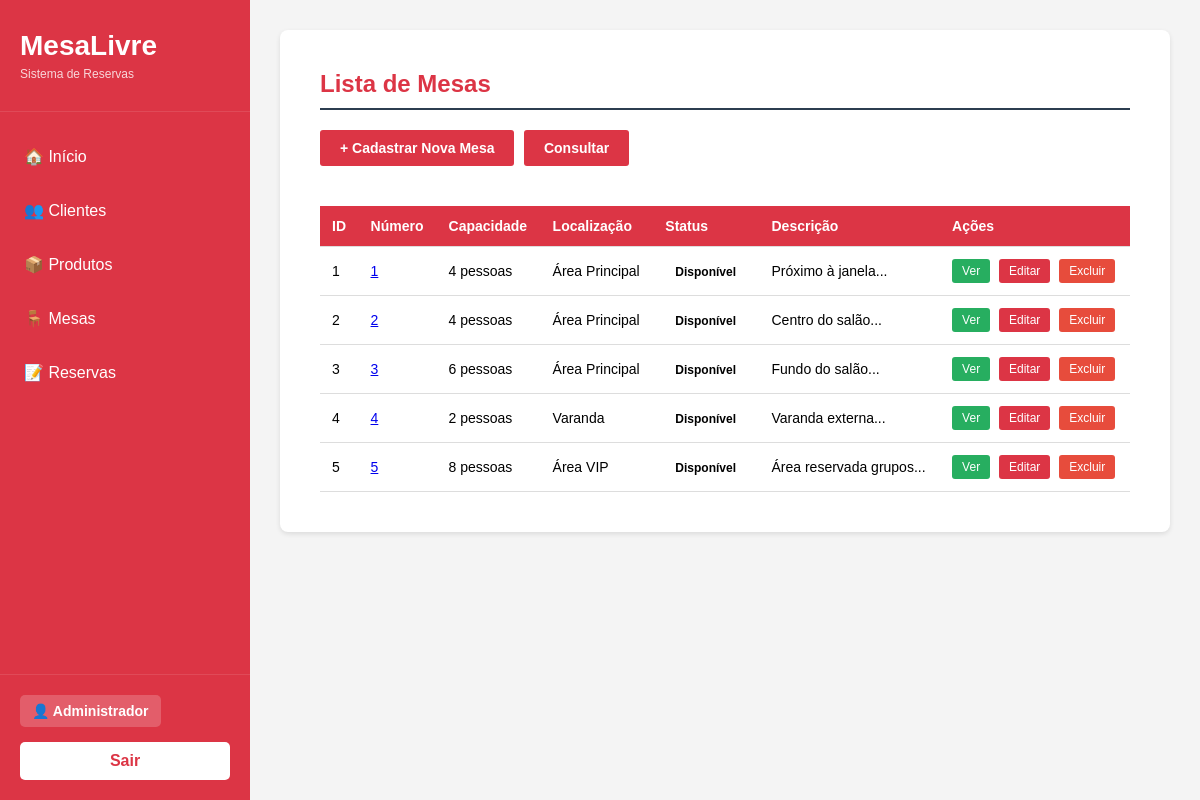
Before: /MesaLivre/mesa.php (signed in) with the older database file.
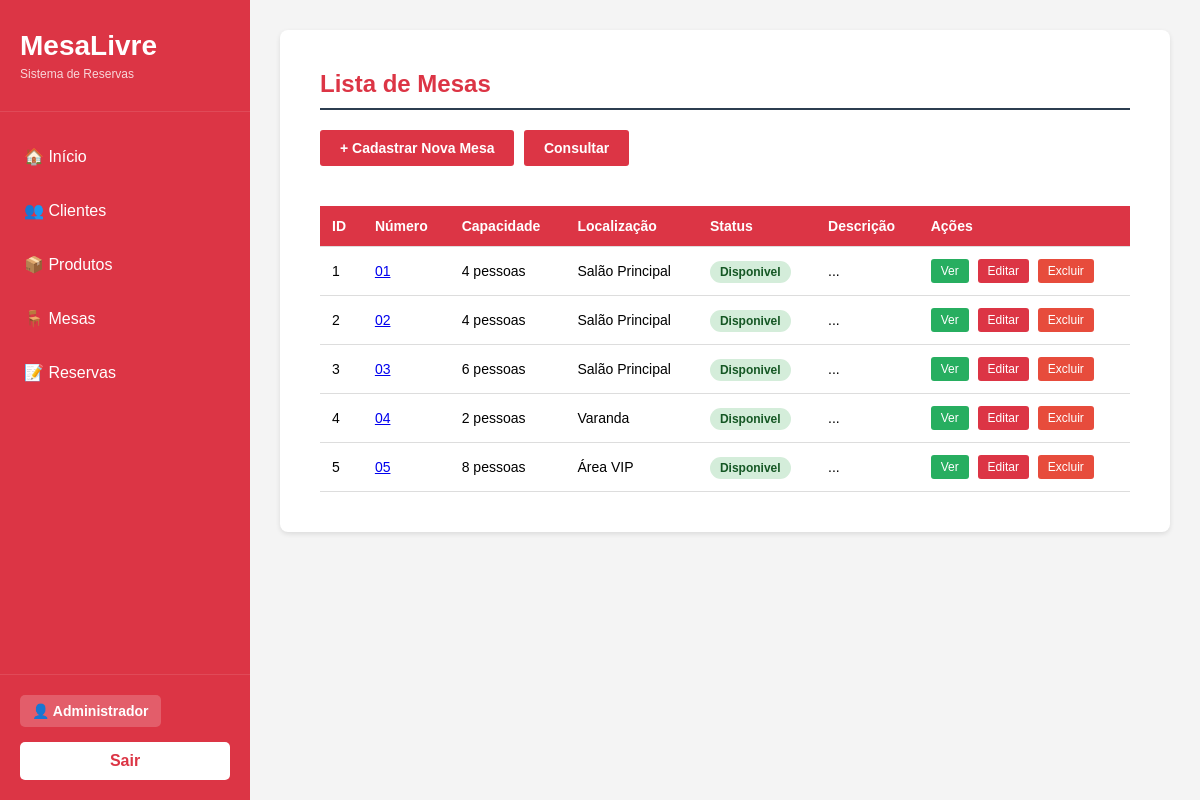
After: the same page with the newer database file.
### tables this page shows
CREATE TABLE mesas (

    id_mesa INT AUTO_INCREMENT PRIMARY KEY,

    numero VARCHAR(20) NOT NULL,

    capacidade INT NOT NULL,

    localizacao VARCHAR(60),

    status ENUM(
        'disponivel',
        'ocupada',
        'reservada',
        'limpeza',
        'manutencao'
    ) DEFAULT 'disponivel',

    descricao TEXT

);

### MesaLivre/controle/mesa/ListarMesa_class.php (called while the page is built)
<?php
	include_once("modelo/mesa/MesaDAO_class.php");
	class ListarMesa{
		public function __construct(){
			$dao = new MesaDAO();
			$lista = $dao->listar();
			include_once("visao/mesa/listaMesa.php");
		}
	}
?>

### MesaLivre/modelo/mesa/MesaDAO_class.php (called while the page is built, shortened)
<?php
include_once "ConnectionFactory_class.php";
class MesaDAO {
    public function listar(){
        try{
            $fabrica = new ConnectionFactory();
            $con = $fabrica->getConnection();
            $stmt = $con->prepare("SELECT * FROM mesas");
            $stmt->execute();
            $result = $stmt->fetchAll(PDO::FETCH_ASSOC);
            return $result;
        } catch (PDOException $ex){
            echo "Erro ao listar mesas: " . $ex->getMessage();
        }
    }
}
?>

### MesaLivre/modelo/ConnectionFactory_class.php (called while the page is built, shortened)
<?php
if(!class_exists('ConnectionFactory')){
	class ConnectionFactory{
		public $dbType = "mysql";
		public $host = "localhost";
		public $user = "root";
		public $senha = "";
		public $db = "mesalivre";
		public $persistente = false;
		public function getConnection(){
			try{
				$this->con = new PDO(
					$this->dbType.":host=".$this->host.";dbname=".$this->db,
					$this->user,
					$this->senha,
					array(PDO::ATTR_PERSISTENT => $this->persistente,
					PDO::ATTR_ERRMODE => PDO::ERRMODE_EXCEPTION)
				);
				return $this->con;
			}
			catch(PDOException $ex){
				echo "Erro: " . $ex->getMessage();
			}
		}
	}
}
?>

### MesaLivre/visao/mesa/listaMesa.php (the view, shortened to what this page needs)
<h2>Lista de Mesas</h2>
<a href="mesa.php?fun=cadastrar" class="btn btn-add">+ Cadastrar Nova Mesa</a>
<a href="mesa.php?fun=consultar" class="btn btn-add">Consultar</a>
<table>
    <tr>
        <th>ID</th>
        <th>Número</th>
        <th>Capacidade</th>
        <th>Localização</th>
        <th>Status</th>
        <th>Descrição</th>
        <th>Ações</th>
    </tr>
    <?php
    if(isset($lista) && count($lista) > 0){
        foreach($lista as $mesa){
            echo "<tr>";
            echo "<td>" . $mesa['id_mesa'] . "</td>";
            echo "<td><a href='mesa.php?fun=exibir&id=" . $mesa['id_mesa'] . "'>" . $mesa['numero'] . "</a></td>";
            echo "<td>" . $mesa['capacidade'] . " pessoas</td>";
            echo "<td>" . $mesa['localizacao'] . "</td>";
            echo "<td><span class='status-badge status-" . strtolower(str_replace('ã', 'a', $mesa['status'])) . "'>" . ucfirst($mesa['status']) . "</span></td>";
            echo "<td>" . substr($mesa['descricao'], 0, 30) . "...</td>";
            echo "<td>
                    <a href='mesa.php?fun=exibir&id=" . $mesa['id_mesa'] . "' class='btn btn-view'>Ver</a>
                    <a href='mesa.php?fun=alterar&id=" . $mesa['id_mesa'] . "' class='btn btn-edit'>Editar</a>
                    <a href='mesa.php?fun=excluir&id=" . $mesa['id_mesa'] . "' class='btn btn-delete'>Excluir</a>
                  </td>";
            echo "</tr>";
        }
    } else {
        echo "<tr><td colspan='7' style='text-align: center;'>Nenhuma mesa cadastrada</td></tr>";
    }
    ?>
</table>

Changed rows visible on the page:
changed mesas id 1: numero "1" → "01"; localizacao "Área Principal" → "Salão Principal"; status "Disponível" → "Disponivel"; descricao "Próximo à janela" → (not shown)
changed mesas id 2: numero "2" → "02"; localizacao "Área Principal" → "Salão Principal"; status "Disponível" → "Disponivel"; descricao "Centro do salão" → (not shown)
changed mesas id 3: numero "3" → "03"; localizacao "Área Principal" → "Salão Principal"; status "Disponível" → "Disponivel"; descricao "Fundo do salão" → (not shown)
changed mesas "Varanda": numero "4" → "04"; status "Disponível" → "Disponivel"; descricao "Varanda externa" → (not shown)
changed mesas "Área VIP": numero "5" → "05"; status "Disponível" → "Disponivel"; descricao "Área reservada grupos" → (not shown)
